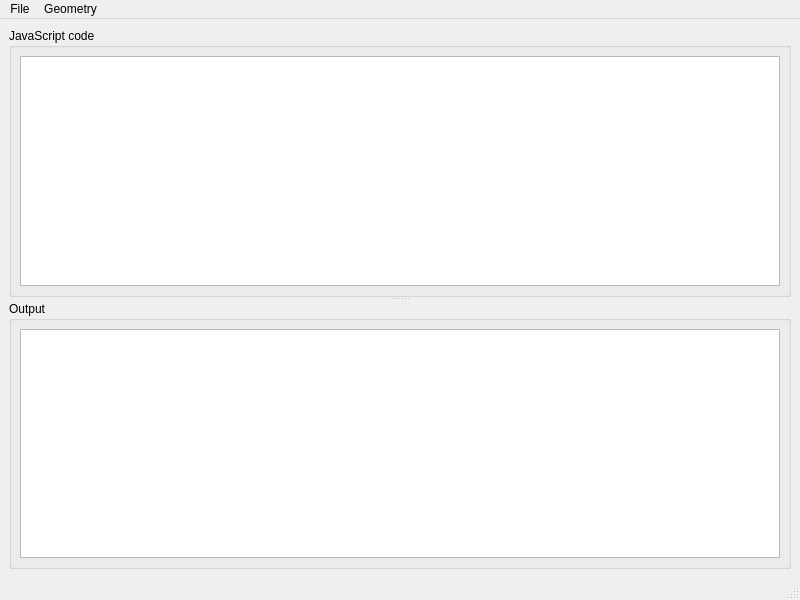
<?xml version="1.0" encoding="UTF-8"?>
<ui version="4.0">
 <class>Geometry</class>
 <widget class="QMainWindow" name="Geometry">
  <property name="geometry">
   <rect>
    <x>0</x>
    <y>0</y>
    <width>800</width>
    <height>600</height>
   </rect>
  </property>
  <property name="windowTitle">
   <string>Geometry</string>
  </property>
  <widget class="QWidget" name="centralwidget">
   <layout class="QGridLayout" name="gridLayout_3">
    <item row="0" column="0">
     <widget class="QSplitter" name="splitter">
      <property name="orientation">
       <enum>Qt::Vertical</enum>
      </property>
      <widget class="QGroupBox" name="groupBox">
       <property name="title">
        <string>JavaScript code</string>
       </property>
       <layout class="QGridLayout" name="gridLayout">
        <property name="margin">
         <number>8</number>
        </property>
        <item row="0" column="0">
         <widget class="QPlainTextEdit" name="code">
          <property name="font">
           <font>
            <family>Courier New</family>
            <pointsize>12</pointsize>
           </font>
          </property>
         </widget>
        </item>
       </layout>
      </widget>
      <widget class="QGroupBox" name="groupBox_2">
       <property name="title">
        <string>Output</string>
       </property>
       <layout class="QGridLayout" name="gridLayout_2">
        <property name="margin">
         <number>8</number>
        </property>
        <item row="0" column="0">
         <widget class="QPlainTextEdit" name="output">
          <property name="font">
           <font>
            <family>Courier New</family>
            <pointsize>12</pointsize>
           </font>
          </property>
         </widget>
        </item>
       </layout>
      </widget>
     </widget>
    </item>
   </layout>
  </widget>
  <widget class="QMenuBar" name="menubar">
   <property name="geometry">
    <rect>
     <x>0</x>
     <y>0</y>
     <width>800</width>
     <height>22</height>
    </rect>
   </property>
   <widget class="QMenu" name="menuFile">
    <property name="title">
     <string>File</string>
    </property>
    <addaction name="actionNew"/>
    <addaction name="actionOpen"/>
    <addaction name="actionSave"/>
   </widget>
   <widget class="QMenu" name="menuGeometry">
    <property name="title">
     <string>Geometry</string>
    </property>
    <addaction name="actionGenerate"/>
   </widget>
   <addaction name="menuFile"/>
   <addaction name="menuGeometry"/>
  </widget>
  <widget class="QStatusBar" name="statusbar"/>
  <action name="actionOpen">
   <property name="text">
    <string>Open...</string>
   </property>
   <property name="shortcut">
    <string>Ctrl+O</string>
   </property>
  </action>
  <action name="actionSave">
   <property name="text">
    <string>Save...</string>
   </property>
   <property name="shortcut">
    <string>Ctrl+S</string>
   </property>
  </action>
  <action name="actionNew">
   <property name="text">
    <string>New</string>
   </property>
   <property name="shortcut">
    <string>Ctrl+N</string>
   </property>
  </action>
  <action name="actionGenerate">
   <property name="text">
    <string>Generate</string>
   </property>
   <property name="shortcut">
    <string>Ctrl+G</string>
   </property>
  </action>
 </widget>
 <resources/>
 <connections/>
</ui>
